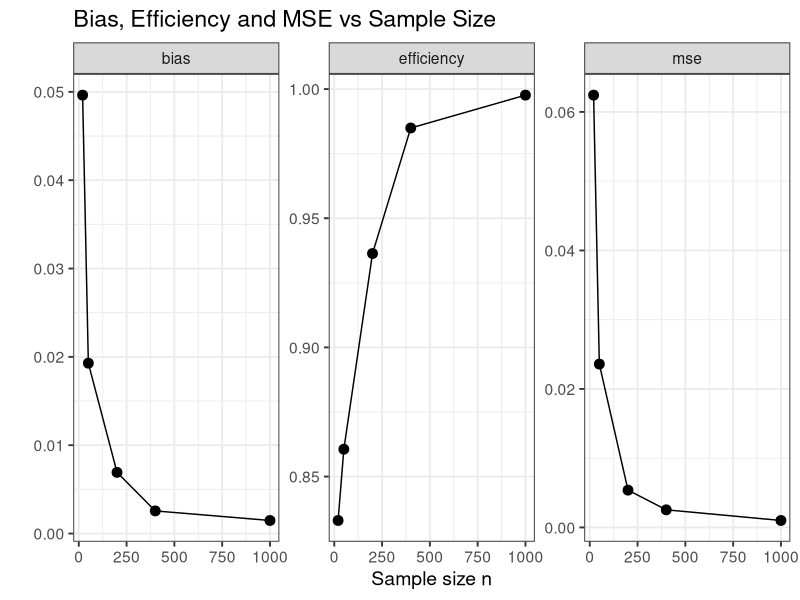
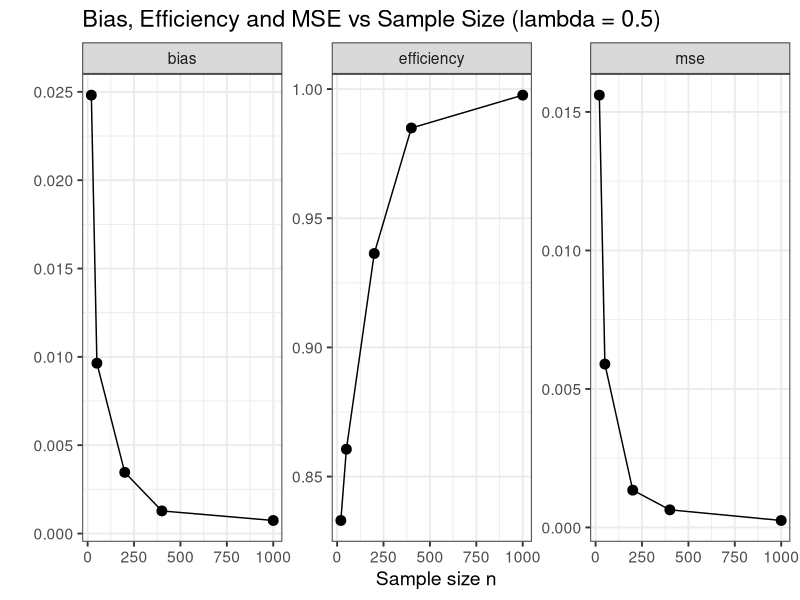
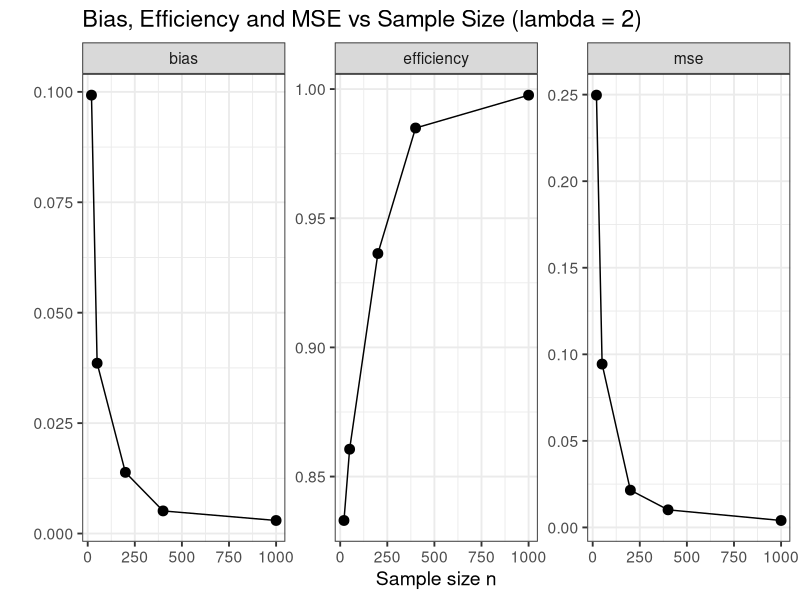

These figures' R source, in order:
  #1.1
mle_exp <- function(lambda, n) {
  x <- rexp(n, rate = lambda)
  return(1 / mean(x))
}



#1.2
SEEDNUMBER <-25203533
set.seed(SEEDNUMBER)
one_mle <- mle_exp(lambda = 1, n = 10)
one_mle


#1.3
set.seed(SEEDNUMBER)
mles <- numeric(1000)
for (i in 1:1000) {
  mles[i] <- mle_exp(lambda=1, n=10)
}



mean_mles <- mean(mles)
var_mles <- var(mles)
mse_mles  <- mean( (mles - 1)^2 )  

mean_mles
var_mles
mse_mles
#1.4
sample_sizes <- c(20, 50, 200, 400, 1000)

results <- data.frame(
  n   = sample_sizes,
  mean = NA,
  var  = NA,
  mse  = NA,
  bias = NA,
  efficiency = NA
)


CRLB <- function(lambda, n) lambda^2 / n

for (i in 1:length(sample_sizes)) {
  n <- sample_sizes[i]
  
  set.seed(SEEDNUMBER)
  mles <- numeric(1000)
  for (j in 1:1000) {
    x <- rexp(n, rate = 1)
    mles[j] <- 1 / mean(x)   
  }
  
  
  results$mean[i] <- mean(mles)
  results$var[i]  <- var(mles)
  results$bias[i] <- mean(mles) - 1
  results$mse[i]  <- mean( (mles - 1)^2 )
  results$efficiency[i] <- CRLB(1, n) / var(mles)
}

results

library(ggplot2)
library(tidyr)


results_long <- results %>%
  pivot_longer(cols = c("bias", "efficiency", "mse"),
               names_to = "metric",
               values_to = "value")


ggplot(results_long, aes(x = n, y = value)) +
  geom_point(size = 3) +
  geom_line() +
  facet_wrap(~ metric, scales = "free_y") +
  labs(
    title = "Bias, Efficiency and MSE vs Sample Size",
    x = "Sample size n",
    y = ""
  ) +
  theme_bw(base_size = 14)

#1.5


compute_results <- function(lambda_value, sample_sizes, SEEDNUMBER = 25203533) {
    
  CRLB <- function(lambda, n) lambda^2 / n
  
  results <- data.frame(
    n   = sample_sizes,
    mean = NA,
    var  = NA,
    mse  = NA,
    bias = NA,
    efficiency = NA
  )
  
  for (i in 1:length(sample_sizes)) {
    n <- sample_sizes[i]
    
    set.seed(SEEDNUMBER)
    mles <- numeric(1000)
    for (j in 1:1000) {
      x <- rexp(n, rate = lambda_value)
      mles[j] <- 1 / mean(x)
    }
    
    results$mean[i] <- mean(mles)
    results$var[i]  <- var(mles)
    results$bias[i] <- mean(mles) - lambda_value
    results$mse[i]  <- mean((mles - lambda_value)^2)
    results$efficiency[i] <- CRLB(lambda_value, n) / var(mles)
  }
  
  return(results)
}



#lambda = 0.5
results_lambda05 <- compute_results(lambda_value = 0.5,
                                    sample_sizes = sample_sizes,
                                    SEEDNUMBER = SEEDNUMBER)

results_lambda05



#lambda = 2 
results_lambda2 <- compute_results(lambda_value = 2,
                                   sample_sizes = sample_sizes,
                                   SEEDNUMBER = SEEDNUMBER)

results_lambda2


results_long_05 <- results_lambda05 %>%
  pivot_longer(cols = c("bias", "efficiency", "mse"),
               names_to = "metric",
               values_to = "value")

ggplot(results_long_05, aes(x = n, y = value)) +
  geom_point(size = 3) +
  geom_line() +
  facet_wrap(~ metric, scales = "free_y") +
  labs(
    title = "Bias, Efficiency and MSE vs Sample Size (lambda = 0.5)",
    x = "Sample size n",
    y = ""
  ) +
  theme_bw(base_size = 14)


results_long_2 <- results_lambda2 %>%
  pivot_longer(cols = c("bias", "efficiency", "mse"),
               names_to = "metric",
               values_to = "value")

ggplot(results_long_2, aes(x = n, y = value)) +
  geom_point(size = 3) +
  geom_line() +
  facet_wrap(~ metric, scales = "free_y") +
  labs(
    title = "Bias, Efficiency and MSE vs Sample Size (lambda = 2)",
    x = "Sample size n",
    y = ""
  ) +
  theme_bw(base_size = 14)



